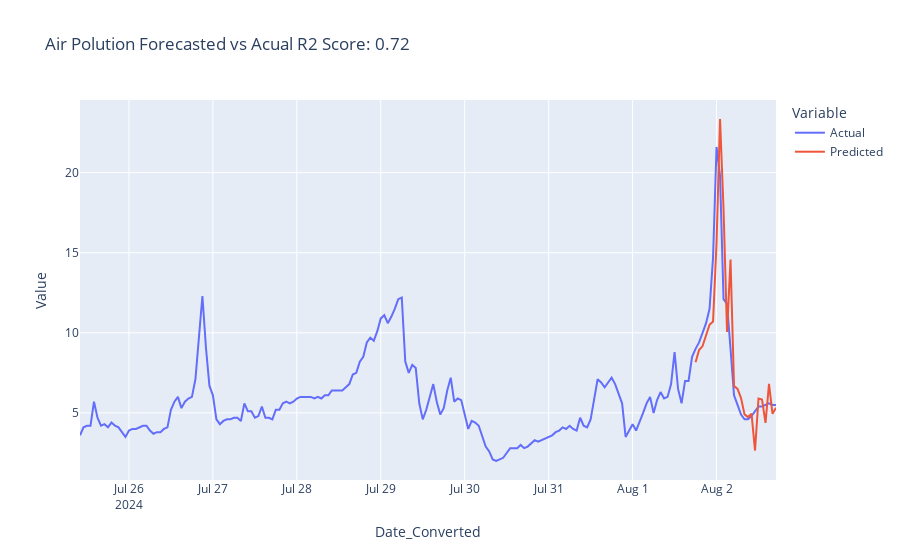

The cell this chart's notebook holds for it:
### Code cell
# Graphing predictions vs actual values
predictions_fig = px.line(compare_df,x = 'Date_Converted', y = 'Value', color = 'Variable', 
                            title = 'Air Polution Forecasted vs Acual ' + 'R2 Score: '+ str(round(r2,2)))
predictions_fig.show()

### Figure 1 — Plotly figure (JSON) as saved in the notebook; plotly's stock layout.template omitted (floating-point values rounded to 4 significant figures; data arrays with more than 128 entries replaced by an {"elided": "..."} marker saying what was removed)
{"data": [{"hovertemplate": "Variable=Actual<br>Date_Converted=%{x}<br>Value=%{y}<extra></extra>", "legendgroup": "Actual", "line": {"color": "#636efa", "dash": "solid"}, "marker": {"symbol": "circle"}, "mode": "lines", "name": "Actual", "orientation": "v", "showlegend": true, "type": "scatter", "x": {"elided": "200 str values"}, "xaxis": "x", "y": {"elided": "200 float values"}, "yaxis": "y"}, {"hovertemplate": "Variable=Predicted<br>Date_Converted=%{x}<br>Value=%{y}<extra></extra>", "legendgroup": "Predicted", "line": {"color": "#EF553B", "dash": "solid"}, "marker": {"symbol": "circle"}, "mode": "lines", "name": "Predicted", "orientation": "v", "showlegend": true, "type": "scatter", "x": ["2024-08-01 18:00:00+00:00", "2024-08-01 19:00:00+00:00", "2024-08-01 20:00:00+00:00", "2024-08-01 21:00:00+00:00", "2024-08-01 22:00:00+00:00", "2024-08-01 23:00:00+00:00", "2024-08-02 00:00:00+00:00", "2024-08-02 01:00:00+00:00", "2024-08-02 02:00:00+00:00", "2024-08-02 03:00:00+00:00", "2024-08-02 04:00:00+00:00", "2024-08-02 05:00:00+00:00", "2024-08-02 06:00:00+00:00", "2024-08-02 07:00:00+00:00", "2024-08-02 08:00:00+00:00", "2024-08-02 09:00:00+00:00", "2024-08-02 10:00:00+00:00", "2024-08-02 11:00:00+00:00", "2024-08-02 12:00:00+00:00", "2024-08-02 13:00:00+00:00", "2024-08-02 14:00:00+00:00", "2024-08-02 15:00:00+00:00", "2024-08-02 16:00:00+00:00", "2024-08-02 17:00:00+00:00"], "xaxis": "x", "y": [8.161, 8.928, 9.174, 9.865, 10.5, 10.7, 15.59, 23.34, 17.69, 10.05, 14.57, 6.68, 6.496, 5.925, 4.91, 4.742, 4.951, 2.653, 5.899, 5.84, 4.377, 6.819, 4.943, 5.319], "yaxis": "y"}], "layout": {"legend": {"title": {"text": "Variable"}, "tracegroupgap": 0}, "title": {"text": "Air Polution Forecasted vs Acual R2 Score: 0.72"}, "xaxis": {"anchor": "y", "domain": [0, 1], "title": {"text": "Date_Converted"}}, "yaxis": {"anchor": "x", "domain": [0, 1], "title": {"text": "Value"}}}}
